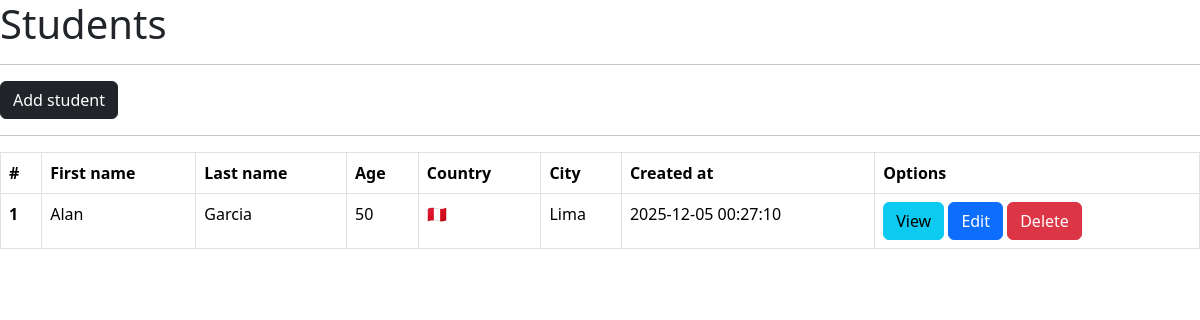
The app's page /students/, older data.
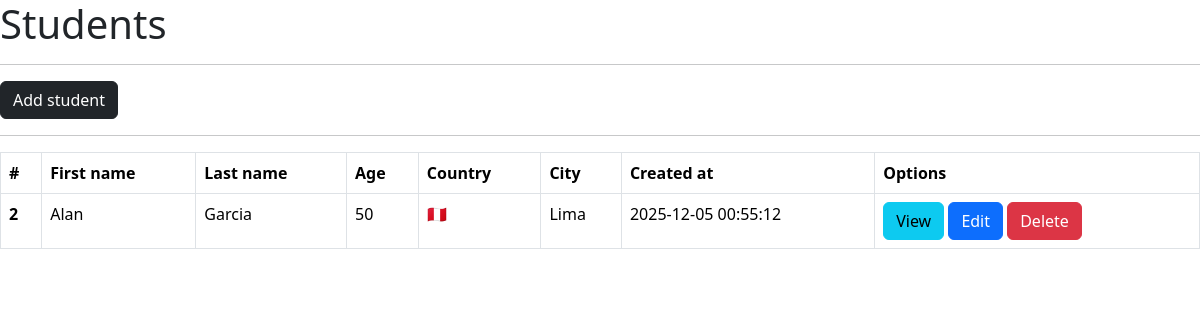
The same page, newer data.
### main.py (models this page shows, shortened)
class Student(db.Model):
    __tablename__ = "students"
    id = db.Column(db.Integer, primary_key=True, autoincrement=True)
    first_name = db.Column(db.String(200))
    last_name = db.Column(db.String(200))
    age = db.Column(db.Integer)
    country = db.Column(db.String(10))
    city = db.Column(db.String(50))
    created_at = db.Column(db.DateTime(timezone=True), server_default=func.now())

### main.py (the view)
@app.route("/students/")
def students():
    data = Student.query.all()
    return render_template("students.html", items=data)

### templates/students.html (shortened to what this page needs)
{% extends 'base.html' %}
{% block body %}
<h1>Students</h1>
    <hr>
    <a class="btn btn-dark" href="{{ url_for('students_add') }}">Add student</a>
    <hr>
    <table class="table table-bordered">
      <thead>
        <tr>
          <th scope="col">#</th>
          <th scope="col">First name</th>
          <th scope="col">Last name</th>
          <th scope="col">Age</th>
          <th scope="col">Country</th>
          <th scope="col">City</th>
          <th scope="col">Created at</th>
          <th scope="col">Options</th>
        </tr>
      </thead>
      <tbody>
        {% for item in items %}
        <tr>
          <th scope="row">{{ item.id }}</th>
          <td>{{ item.first_name }}</td>
          <td>{{ item.last_name }}</td>
          <td>{{ item.age }}</td>
          {% if item.country == "PE" %}
          <td>🇵🇪</td>
          {% else %}
          <td>{{ item.country }}</td>
          {% endif %}
          <td>{{ item.city }}</td>
          <td>{{ item.created_at.strftime("%Y-%m-%d %H:%M:%S") }}</td>
          <td>
            <a class="btn btn-info" href="{{ url_for('students_by_id', id=item.id) }}">View</a>
            <a class="btn btn-primary" href="{{ url_for('students_edit_by_id', id=item.id) }}">Edit</a>
            <a class="btn btn-danger" href="{{ url_for('students_delete_by_id', id=item.id) }}">Delete</a>
          </td>
        </tr>
        {% endfor %}
      </tbody>
    </table>
    {% endblock %}

### templates/base.html (shortened to what this page needs)
<!doctype html>
<html lang="en">
  <head>
    <link href="https://cdn.jsdelivr.net/npm/bootstrap@5.3.8/dist/css/bootstrap.min.css" rel="stylesheet">
  </head>
  <body>
    {% block body %}
    {% endblock %}
  </body>
</html>

Row changes from the older to the newer data that the page shows:
removed Student: id "1", first_name "Alan", last_name "Garcia", age "50", city "Lima", created_at "2025-12-05 00:27:10"
added Student: id "2", first_name "Alan", last_name "Garcia", age "50", city "Lima", created_at "2025-12-05 00:55:12"
